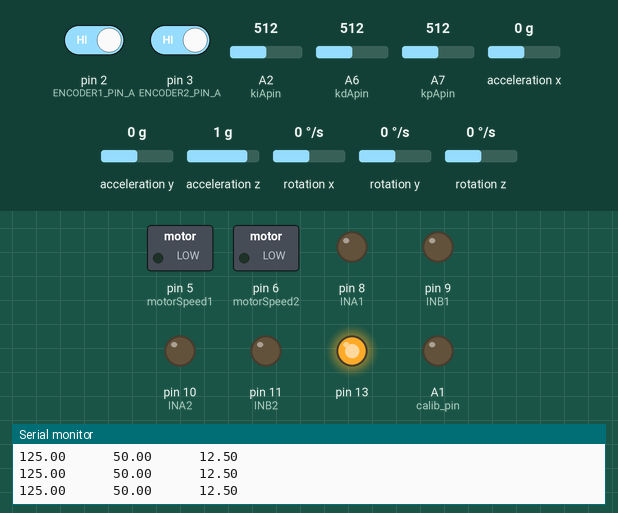
Simulated run of this program. Board: Arduino Nano, built with avr-gcc and run on an emulated ATmega328P. Parts: switched loads named in the program (green lamp = pin HIGH), output pins drawn as LEDs (lit = HIGH), the last lines printed to the serial monitor. Inputs (shaded band) come from the test bench; at power-on: acceleration x 0 g, acceleration y 0 g, A7 (kpApin) = 512, pin 2 (ENCODER1_PIN_A) HIGH, pin 3 (ENCODER2_PIN_A) HIGH, A2 (kiApin) = 512, A6 (kdApin) = 512, acceleration z 1 g, rotation x 0 °/s, rotation y 0 °/s, rotation z 0 °/s.

Above: at 5.2 s.
5.3 s: acceleration x set to -1.4 g
At 5.7 s:
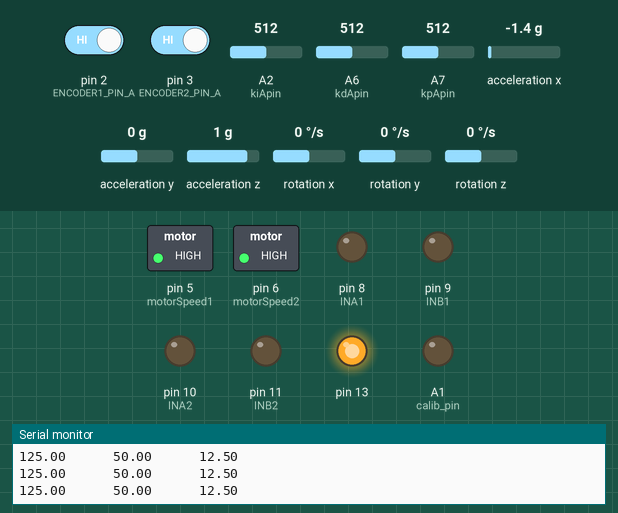
6.8 s: acceleration y set to -1.2 g
8.3 s: acceleration y set to -1.5 g
At 9.1 s:
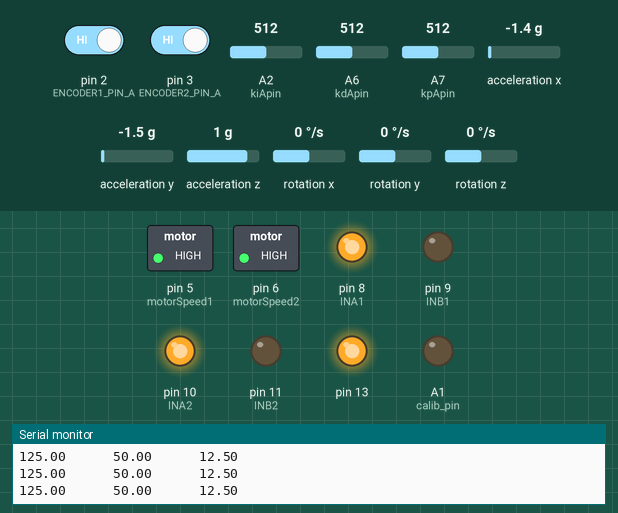
9.8 s: acceleration x set to 0.8 g
At 10.3 s:
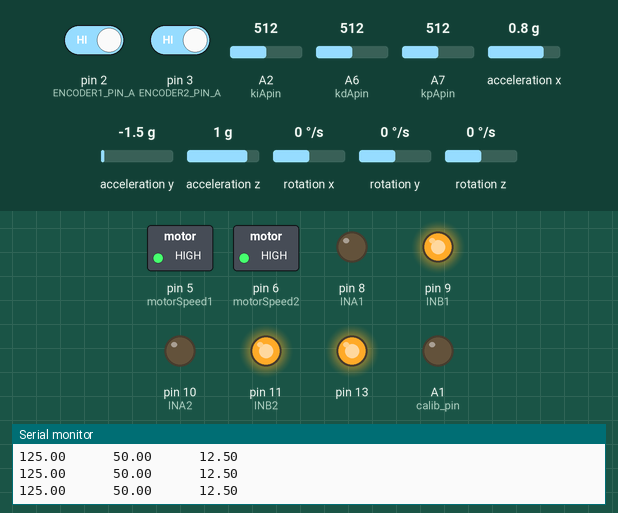
11.3 s: A7 (kpApin) set to 86
12.8 s: A7 (kpApin) set to 71
Timing chart, 0 to 15.3 s (numbered marks = the images above; inputs shaded):
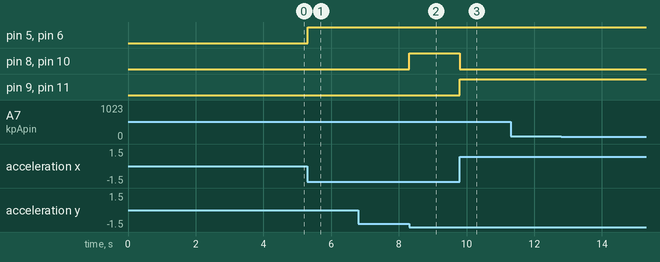

The program:

main.cpp
```cpp
#include <Arduino.h>
#include <MPU6050_tockn.h>
#include <SimpleKalmanFilter.h>
#include <Wire.h>
MPU6050 mpu6050(Wire);
SimpleKalmanFilter simpleKalmanFilter(2, 2, 0.01);
volatile long int count1 = 0, pr_count1 = 0;
volatile long int count2 = 0, pr_count2 = 0;
unsigned long int timer = 0, timeNow = 0;
unsigned long int deltaTime = 1, timer_debug = 0;
float speedset = 0; //rpm
#define ENCODER1_PIN_A 2
#define ENCODER1_PIN_B 4
#define ENCODER2_PIN_A 3
#define ENCODER2_PIN_B 7

#define kp1 35
#define ki1 10
#define kd1 10

#define i_error_max1 125

#define velmax 95

#define pwm_max 255

#define Angle_i_error_max 40

void encoder1(void);
float velocityEncoder1(void);
float i_error1 = 0, pr_error1 = 0;
float PIDControlVel1(float error);
// float AngleMeasure = 0;
#define kp2 25
#define ki2 4
#define kd2 4

void encoder2(void);
float velocityEncoder2(void);
float i_error2 = 0, pr_error2 = 0;
float PIDControlVel2(float error);

int motorSpeed1 = 5,
    motorSpeed2 = 6,
    INA1 = 8,
    INB1 = 9,
    INA2 = 10,
    INB2 = 11;

void MOVE_UP(void){
  digitalWrite(INB1, LOW);
  digitalWrite(INB2, LOW);
  digitalWrite(INA1, HIGH);
  digitalWrite(INA2, HIGH);
}
void MOVE_DOWN(void){
  digitalWrite(INA1, LOW);
  digitalWrite(INA2, LOW);
  digitalWrite(INB1, 1);
  digitalWrite(INB2, 1);
}


float AngleOffset = 0;
float AngleMeasure = 0;//read from MPU
// #define kpA 18
// #define kiA 3
// #define kdA 2
float Angle_Sample_Sum = 0;
unsigned int Angle_Sample_Count = 0;
float OffsetAngleMeasure(void){
  while (Angle_Sample_Count< 1000){
  Angle_Sample_Sum+= mpu6050.getAngleY();
  Angle_Sample_Count++;
  delay(2);
  }
  pinMode(A0, OUTPUT);
  digitalWrite(A0, 1);
  return Angle_Sample_Sum / Angle_Sample_Count;
}

#define kpApin A7
#define kdApin A6
#define kiApin A2
// #define kpA 93.312
float kpA = 0;
// #define kiA 0
float kiA = 0;
// #define kdA 0
float kdA = 0;
float Angle_i_error = 0, Angle_pr_error = 0;
float PIDAngleControl(float error){
  Angle_i_error += error * (deltaTime * 0.001);
  if (Angle_i_error > Angle_i_error_max) Angle_i_error = Angle_i_error_max;
  else if(Angle_i_error < -Angle_i_error_max) Angle_i_error = -Angle_i_error_max;
  float delta = error - Angle_pr_error;
  float out = kpA * error + kiA * Angle_i_error + kdA * (delta /(deltaTime* 0.001));
  Angle_pr_error = error;
  if (out > pwm_max) out = pwm_max;
  else if(out < - pwm_max) out = -pwm_max;
  return out; //Velocity
}
#define calib_pin A1
void setup() {
  Serial.begin(9600);

  //I2C + config MPU
  Wire.begin();
  mpu6050.begin();
  mpu6050.calcGyroOffsets(true);
  pinMode(13, OUTPUT);
  digitalWrite(13, 1);delay(1000);
  AngleOffset = 0;


      // Serial.print(mpu6050.getAngleX());
      // Serial.print("\t ");
      // Serial.print(mpu6050.getAngleY());
      // Serial.print("\t ");
      // Serial.println(mpu6050.getAngleZ());
  pinMode(calib_pin, OUTPUT);
  pinMode(kpApin, INPUT);
  pinMode(ENCODER1_PIN_A, INPUT);
  pinMode(ENCODER1_PIN_B, INPUT);
  pinMode(ENCODER2_PIN_A, INPUT);
  pinMode(ENCODER2_PIN_B, INPUT);
  pinMode(INA1, OUTPUT);
  pinMode(INA2, OUTPUT);
  pinMode(INB1, OUTPUT);
  pinMode(INB2, OUTPUT);

  pinMode(motorSpeed1, OUTPUT);
  pinMode(motorSpeed2, OUTPUT);
  attachInterrupt(digitalPinToInterrupt(ENCODER1_PIN_A), encoder1, RISING);
  attachInterrupt(digitalPinToInterrupt(ENCODER2_PIN_A), encoder2, RISING);
}
int MotorControl1(int A);


int X = 0, X2 = 0, PWM_RUN = 0;
float CalVel1 = 0, CalVel2 = 0, AnglePID = 0;
float pr_RawkpA = 0;
void kdAupdate(void){
  float RawkpA = map(analogRead(kdApin), 0, 1024, 0, 250000);
  if ( RawkpA - pr_RawkpA > 100){
    pr_RawkpA = RawkpA;
    kdA += 1*0.01;
  }
  if ( RawkpA - pr_RawkpA < -100){
    pr_RawkpA = RawkpA;
    kdA -= 1*0.01;
  }
}

//RUN
void loop() {//analogRead(kpApin);

  kpA = map(analogRead(kpApin), 0, 1024, 0, 25000) * 0.01;
  kdA = map(analogRead(kdApin), 0, 1024, 0, 250000) *0.0001;
  // kdAupdate();
  kiA = map(analogRead(kiApin), 0, 1024, 0, 100000) *0.001;

  timeNow = millis();

  speedset = AnglePID;
  if (AngleMeasure - AngleOffset > 0 && AngleMeasure - AngleOffset < 40 && AngleMeasure - AngleOffset > -40){
    MOVE_UP();
  }else if(AngleMeasure - AngleOffset < 0 && AngleMeasure - AngleOffset < 40 && AngleMeasure - AngleOffset > -40){
    MOVE_DOWN();
  }else {
  digitalWrite(INB1, 0);
  digitalWrite(INB2, 0);
  digitalWrite(INA1, 0);
  digitalWrite(INA2, 0);
  Angle_i_error = 0;
  // speedset = 0;
 }
 PWM_RUN = abs((int)AnglePID);
 if ( PWM_RUN > 0 && PWM_RUN < 50) PWM_RUN = 50;
  analogWrite(motorSpeed2, PWM_RUN);
  analogWrite(motorSpeed1, PWM_RUN);


  if (timeNow - timer >= 5){

    deltaTime = timeNow - timer;
    mpu6050.update();
    AngleMeasure = mpu6050.getAngleY();
    //AngleMeasure = simpleKalmanFilter.updateEstimate(AngleMeasure);
    AnglePID = PIDAngleControl(AngleMeasure - AngleOffset);
    // CalVel1 = velocityEncoder1();
    // X = (int)PIDControlVel1(abs(speedset) - CalVel1);
    // CalVel2 = velocityEncoder2();
    // X2 = (int)PIDControlVel2(abs(speedset) - CalVel2);
    timer = timeNow;
  }


  if(timeNow - timer_debug >= 500){
    Serial.print(kpA); Serial.print("      ");
    Serial.print(kiA);Serial.print("      ");  Serial.println(kdA);
    timer_debug = timeNow;
  }


}


void encoder1(void){
  if (digitalRead(ENCODER1_PIN_B) == 0){
    count1++;
  }else{
    count1--;
  }
}
float velocityEncoder1(void){
  //rpm
  //speedset = AnglePID /60 * 990 * 1000 * deltaTime;
  float vel = ((float)(count1 - pr_count1)/990) / (deltaTime * 0.001) * 60;
  pr_count1 = count1;
  if (deltaTime == 0) return 0;
  return abs(vel);//pulse per second
}
float PIDControlVel1(float error){
  i_error1 += error*deltaTime*0.001;
  float delta = error - pr_error1;
  float D = kd1 *(delta/ deltaTime*0.001);
  if (deltaTime == 0) D = 0;
  if(i_error1 > i_error_max1) i_error1 = i_error_max1;
  else if (i_error1 < -i_error_max1) i_error1 = -i_error_max1;
  float out = kp1 * error + ki1 * i_error1 + D;
  pr_error1 = error;
  if(out > 255) return 255;
  else if (out < 0) return 0;
  else return out;// PWM
}


void encoder2(void){
  if (digitalRead(ENCODER2_PIN_B) == 0){
    count2++;
    }else{
    count2--;
  }
}
float velocityEncoder2(void){
  float vel = ((float)count2 - pr_count2)/990/ (deltaTime * 0.001) * 60;
  pr_count2 = count2;
  if (deltaTime == 0) return 0;
  return abs(vel);//pulse  per second
}
float PIDControlVel2(float error){
  i_error2 += error* deltaTime*0.001;
  float delta = error - pr_error2;
   if(i_error2 > i_error_max1) i_error2 = i_error_max1;
  else if (i_error2 < -i_error_max1) i_error2 = -i_error_max1;
  float D = kd2 *(delta/ deltaTime*0.001);
  if (deltaTime == 0) D = 0;
  float out = kp2 * error + ki2 * (i_error2 ) + D;
  pr_error2 = error;
  if(out > 255) return 255;
  else if (out < 0) return 0;
  else return out; // PWM
}
```

Measured:
- the behaviour switches between -1.3 and -1.4 g on acceleration y (found by bisection; images 1 and 2)
- after the input at 5.3 s, pin 5 (motorSpeed1), pin 6 (motorSpeed2): LOW → HIGH at once
- after the input at 8.3 s, pin 8 (INA1), pin 10 (INA2): LOW → HIGH at once
- after the input at 9.8 s, pin 8 (INA1), pin 10 (INA2): HIGH → LOW at once; pin 9 (INB1), pin 11 (INB2): LOW → HIGH at once
